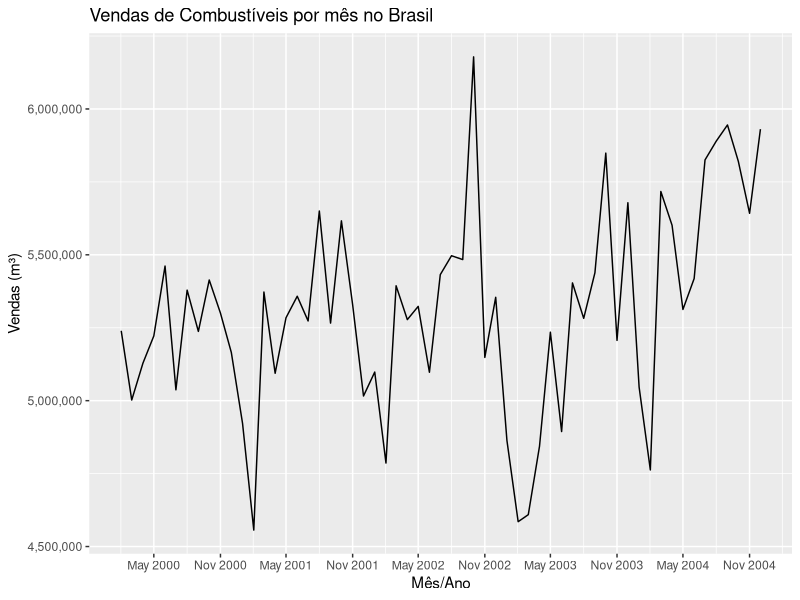
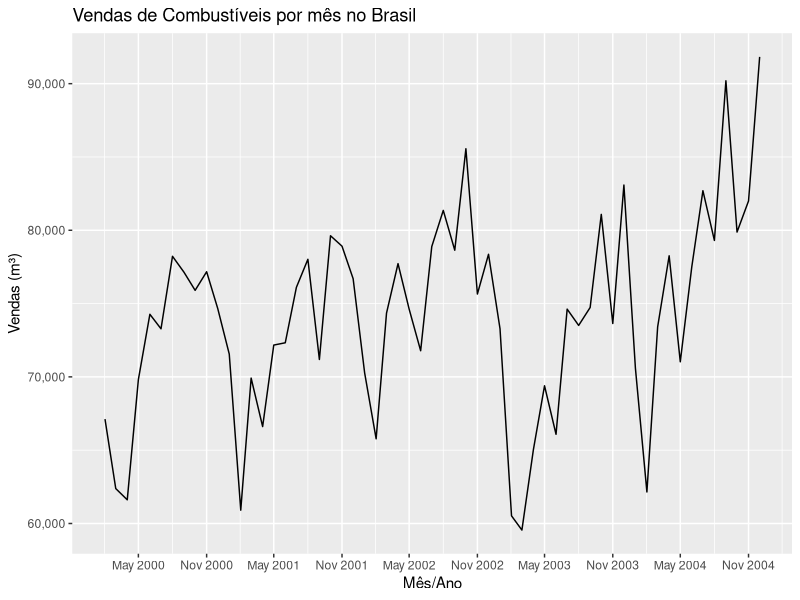

R code for these plots, in order:
## ---- chunk 1
library(readxl)
library(dplyr)
library(tidyr)
library(ggplot2)
## ---- chunk 2
#diesel
diesel = readxl::read_xlsx("data/Prova_macro_Case 1 (1).xlsx", sheet = "diesel") %>%
  pivot_longer(
    cols = 3:ncol(.),
    names_to = "ano",
    values_to = "vendas_m3"
  ) %>%
mutate(combustivel = "diesel")
diesel = diesel %>% select(combustivel, regiao, meses, ano, vendas_m3)

#gasolina
gasolina = readxl::read_xlsx("data/Prova_macro_Case 1 (1).xlsx", sheet = "gasolina") %>%
  pivot_longer(
    cols = 3:ncol(.),
    names_to = "ano",
    values_to = "vendas_m3"
  ) %>%
mutate(combustivel = "gasolina")
gasolina = gasolina %>% select(combustivel, regiao, meses, ano, vendas_m3)

#etanol
etanol = readxl::read_xlsx("data/Prova_macro_Case 1 (1).xlsx", sheet = "etanol") %>%
  pivot_longer(
    cols = 3:ncol(.),
    names_to = "ano",
    values_to = "vendas_m3"
  ) %>%
mutate(combustivel = "etanol")
etanol = etanol %>% select(combustivel, regiao, meses, ano, vendas_m3)

# Jutando os três dataframes em um só
combustiveis = rbind(diesel, etanol, gasolina)
## ---- chunk 3
etapa1 = combustiveis %>%
  filter(regiao == "br") %>%
  group_by(meses, ano) %>%
  summarise(vendas = sum(vendas_m3, na.rm = TRUE), .groups = "drop")
etapa1 = etapa1 %>% filter(vendas != 0)

etapa1 = etapa1 %>% mutate(data = as.Date(paste(ano, meses, "01", sep = "-")))
etapa1 = etapa1 %>% select(data, vendas)

# Escolha o recorte de interesse
recorte_data = etapa1 %>% filter(data > "2000-01-01" & data < "2005-01-01")

ggplot(recorte_data, aes(x = data, y = vendas)) +
  geom_line(color = "black") +
  scale_x_date(
    date_labels = "%b %Y",
    date_breaks = "6 months"
  ) +
  scale_y_continuous(labels = scales::comma) +
  labs(
  title = "Vendas de Combustíveis por mês no Brasil",
  x = "Mês/Ano",
  y = "Vendas (m³)"
)
print("O último trimestre costuma ter forte queda nas vendas. O final do primeiro trimestre é de recuperação, enquanto o segundo e o terceiro trimestres costumam ser os picos de vendas.")
## ---- chunk 4
etapa1 = combustiveis %>%
  filter(regiao == "ma") %>%
  group_by(meses, ano) %>%
  summarise(vendas = sum(vendas_m3, na.rm = TRUE), .groups = "drop")
etapa1 = etapa1 %>% filter(vendas != 0)

etapa1 = etapa1 %>% mutate(data = as.Date(paste(ano, meses, "01", sep = "-")))
etapa1 = etapa1 %>% select(data, vendas)

# Escolha o recorte de interesse
recorte_data = etapa1 %>% filter(data > "2000-01-01" & data < "2005-01-01")

ggplot(recorte_data, aes(x = data, y = vendas)) +
  geom_line(color = "black") +
  scale_x_date(
    date_labels = "%b %Y",
    date_breaks = "6 months"
  ) +
  scale_y_continuous(labels = scales::comma) +
  labs(
  title = "Vendas de Combustíveis por mês no Brasil",
  x = "Mês/Ano",
  y = "Vendas (m³)"
  )

print("Sim, a sazonalidade é a mesma em todos os estados")
## ---- chunk 5
vendas_2020 = combustiveis %>%
  filter(ano == 2020 & combustivel == "diesel") %>%
  group_by(regiao) %>%
  summarise(vendas_total = sum(vendas_m3, na.rm = TRUE))

br = vendas_2020[[1,2]]
df = vendas_2020[[2,2]]
go = vendas_2020[[3,2]]
ma = vendas_2020[[4,2]]
mg = vendas_2020[[5,2]]
mt = vendas_2020[[6,2]]
pa = vendas_2020[[7,2]]
sp = vendas_2020[[8,2]]
to = vendas_2020[[9,2]]

part_df = round(((df/br) * 100), 2)
part_go = round(((go/br) * 100), 2)
part_ma = round(((ma/br) * 100), 2)
part_mg = round(((mg/br) * 100), 2)
part_mt = round(((mt/br) * 100), 2)
part_pa = round(((pa/br) * 100), 2)
part_sp = round(((sp/br) * 100), 2)
part_to = round(((to/br) * 100), 2)

print(paste("A participação das vendas de diesel no DF em relação ao Brasil é de", part_df, "%"))
print(paste("A participação das vendas de diesel no MA em relação ao Brasil é de", part_ma, "%"))
print(paste("A participação das vendas de diesel em MT em relação ao Brasil é de", part_mt, "%"))
print(paste("A participação das vendas de diesel em MG em relação ao Brasil é de", part_mg, "%"))
print(paste("A participação das vendas de diesel no PA em relação ao Brasil é de", part_pa, "%"))
print(paste("A participação das vendas de diesel em SP em relação ao Brasil é de", part_sp, "%"))
print(paste("A participação das vendas de diesel em TO em relação ao Brasil é de", part_to, "%"))
print(paste("A participação das vendas de diesel em GO em relação ao Brasil é de", part_go, "%"))

vendas_2020 = combustiveis %>%
  filter(ano == 2020 & combustivel == "gasolina") %>%
  group_by(regiao) %>%
  summarise(vendas_total = sum(vendas_m3, na.rm = TRUE))

br = vendas_2020[[1,2]]
df = vendas_2020[[2,2]]
go = vendas_2020[[3,2]]
ma = vendas_2020[[4,2]]
mg = vendas_2020[[5,2]]
mt = vendas_2020[[6,2]]
pa = vendas_2020[[7,2]]
sp = vendas_2020[[8,2]]
to = vendas_2020[[9,2]]

part_df = round(((df/br) * 100), 2)
part_go = round(((go/br) * 100), 2)
part_ma = round(((ma/br) * 100), 2)
part_mg = round(((mg/br) * 100), 2)
part_mt = round(((mt/br) * 100), 2)
part_pa = round(((pa/br) * 100), 2)
part_sp = round(((sp/br) * 100), 2)
part_to = round(((to/br) * 100), 2)

print(paste("A participação das vendas de gasolina no DF em relação ao Brasil é de", part_df, "%"))
print(paste("A participação das vendas de gasolina no MA em relação ao Brasil é de", part_ma, "%"))
print(paste("A participação das vendas de gasolina em MT em relação ao Brasil é de", part_mt, "%"))
print(paste("A participação das vendas de gasolina em MG em relação ao Brasil é de", part_mg, "%"))
print(paste("A participação das vendas de gasolina no PA em relação ao Brasil é de", part_pa, "%"))
print(paste("A participação das vendas de gasolina em SP em relação ao Brasil é de", part_sp, "%"))
print(paste("A participação das vendas de gasolina em TO em relação ao Brasil é de", part_to, "%"))
print(paste("A participação das vendas de gasolina em GO em relação ao Brasil é de", part_go, "%"))

vendas_2020 = combustiveis %>%
  filter(ano == 2020 & combustivel == "etanol") %>%
  group_by(regiao) %>%
  summarise(vendas_total = sum(vendas_m3, na.rm = TRUE))

br = vendas_2020[[1,2]]
df = vendas_2020[[2,2]]
go = vendas_2020[[3,2]]
ma = vendas_2020[[4,2]]
mg = vendas_2020[[5,2]]
mt = vendas_2020[[6,2]]
pa = vendas_2020[[7,2]]
sp = vendas_2020[[8,2]]
to = vendas_2020[[9,2]]

part_df = round(((df/br) * 100), 2)
part_go = round(((go/br) * 100), 2)
part_ma = round(((ma/br) * 100), 2)
part_mg = round(((mg/br) * 100), 2)
part_mt = round(((mt/br) * 100), 2)
part_pa = round(((pa/br) * 100), 2)
part_sp = round(((sp/br) * 100), 2)
part_to = round(((to/br) * 100), 2)

print(paste("A participação das vendas de etanol no DF em relação ao Brasil é de", part_df, "%"))
print(paste("A participação das vendas de etanol no MA em relação ao Brasil é de", part_ma, "%"))
print(paste("A participação das vendas de etanol em MT em relação ao Brasil é de", part_mt, "%"))
print(paste("A participação das vendas de etanol em MG em relação ao Brasil é de", part_mg, "%"))
print(paste("A participação das vendas de etanol no PA em relação ao Brasil é de", part_pa, "%"))
print(paste("A participação das vendas de etanol em SP em relação ao Brasil é de", part_sp, "%"))
print(paste("A participação das vendas de etanol em TO em relação ao Brasil é de", part_to, "%"))
print(paste("A participação das vendas de etanol em GO em relação ao Brasil é de", part_go, "%"))
## ---- chunk 6
vendas_2015 = combustiveis %>%
  filter(ano == 2015 & regiao == "br") %>%
  group_by(regiao) %>%
  summarise(vendas_total = sum(vendas_m3, na.rm = TRUE))

vendas_2016 = combustiveis %>%
  filter(ano == 2016 & regiao == "br") %>%
  group_by(regiao) %>%
  summarise(vendas_total = sum(vendas_m3, na.rm = TRUE))

vendas_2017 = combustiveis %>%
  filter(ano == 2017 & regiao == "br") %>%
  group_by(regiao) %>%
  summarise(vendas_total = sum(vendas_m3, na.rm = TRUE))

vendas_2018 = combustiveis %>%
  filter(ano == 2018 & regiao == "br") %>%
  group_by(regiao) %>%
  summarise(vendas_total = sum(vendas_m3, na.rm = TRUE))

vendas_2019 = combustiveis %>%
  filter(ano == 2019 & regiao == "br") %>%
  group_by(regiao) %>%
  summarise(vendas_total = sum(vendas_m3, na.rm = TRUE))

vendas_2020 = combustiveis %>%
  filter(ano == 2020 & regiao == "br") %>%
  group_by(regiao) %>%
  summarise(vendas_total = sum(vendas_m3, na.rm = TRUE))

vendas_2015 = vendas_2015[[1,2]]
vendas_2016 = vendas_2016[[1,2]]
vendas_2017 = vendas_2017[[1,2]]
vendas_2018 = vendas_2018[[1,2]]
vendas_2019 = vendas_2019[[1,2]]
vendas_2020 = vendas_2020[[1,2]]

tx_2016 = (vendas_2016/vendas_2015) - 1
tx_2017 = (vendas_2017/vendas_2016) - 1
tx_2018 = (vendas_2018/vendas_2017) - 1
tx_2019 = (vendas_2019/vendas_2018) - 1
tx_2020 = (vendas_2020/vendas_2019) - 1

tx_média_5_anos = round(mean(tx_2016, tx_2017, tx_2018, tx_2019, tx_2020), 2)
print(paste("O tamanho do mercado em 2020 foi de", vendas_2020, "m³ vendidos em 2020"))
print(paste("A taxa de crescimento do mercado nos últimos 5 anos foi de", tx_média_5_anos, "% ao ano, praticamente estável"))
